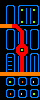

A level layout from a 2D game, rendered from its tile map. Below: a short description, then the map file with its tile-grid data intact:
An orthogonal 10x25 tile map with 4x4 px tiles, 1 tile layer (Capa de Patrones 1).

<map version="1.0" tiledversion="1.0.2" orientation="orthogonal" renderorder="right-down" width="10" height="25" tilewidth="4" tileheight="4" nextobjectid="1">
 <tileset firstgid="1" source="tilesetFactory.tsx" />
 <layer name="Capa de Patrones 1" width="10" height="25">
  <data encoding="csv">
13,13,13,13,13,13,13,13,13,13,
13,1,6,2,1,6,6,6,6,2,
13,5,13,5,5,3,5,5,3,5,
13,5,13,5,5,13,5,5,13,5,
13,5,13,5,5,13,5,5,13,5,
13,5,13,5,5,3,5,5,3,5,
14,14,14,4,8,6,6,6,6,10,
13,1,6,2,11,8,2,1,6,2,
13,5,13,5,5,4,5,5,13,5,
13,5,13,5,5,4,5,5,13,5,
13,5,13,5,5,4,5,5,13,5,
13,5,13,5,7,4,8,5,13,5,
13,9,6,10,4,3,4,9,6,10,
13,1,6,2,11,4,12,1,6,2,
13,5,6,5,5,4,5,5,5,5,
13,5,6,5,5,4,5,5,5,5,
13,5,6,5,5,4,5,5,5,5,
13,5,6,5,5,4,5,5,5,5,
14,14,14,14,14,14,14,14,14,14,
13,1,6,2,1,6,2,1,6,2,
13,5,3,5,5,16,5,5,15,5,
13,9,6,10,9,6,10,9,6,10,
13,1,6,2,1,6,2,1,6,2,
13,5,16,5,5,15,5,5,3,5,
13,9,6,10,9,6,10,9,6,10
</data>
 </layer>
</map>
